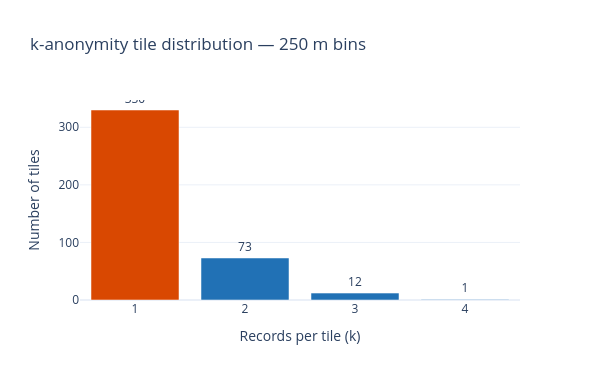

Write notebook code for a chart like this one.
### Markdown cell above
**Figure 15b.** Original incident locations coloured by tile k-anonymity at 250 m resolution.
Red circles are records whose encrypted tile (qxp, qyp) is unique in the dataset (k = 1):
an adversary who can map encrypted tile indices to geographic regions — for example by
submitting test records to the encode API — can locate these individuals precisely by tile
membership alone, without ever decrypting ct_resid. Blue circles share a tile with at
least one other record. At 250 m resolution the majority of tiles are singletons —
inadequate privacy for a stigmatised population.

### Code cell
# Figure 15c — k-anonymity tile-count distribution at 250 m
k_vals_250 = tile_counts_250["k"].clip(upper=10)
k_hist_250 = k_vals_250.value_counts().sort_index()

fig_15c = go.Figure(go.Bar(
    x=[str(k) if k < 10 else "10+" for k in k_hist_250.index],
    y=k_hist_250.values,
    marker_color=["#d94801" if k == 1 else "#2171b5" for k in k_hist_250.index],
    text=k_hist_250.values, textposition="outside",
))
fig_15c.update_layout(
    title="k-anonymity tile distribution — 250 m bins",
    xaxis_title="Records per tile (k)",
    yaxis_title="Number of tiles",
    template="plotly_white", height=380, width=600,
)
fig_15c.show()

### Figure 1 — Plotly figure (JSON) as saved in the notebook; plotly's stock layout.template omitted (floating-point values rounded to 4 significant figures)
{"data": [{"marker": {"color": ["#d94801", "#2171b5", "#2171b5", "#2171b5"]}, "text": [330.0, 73.0, 12.0, 1.0], "textposition": "outside", "type": "bar", "x": ["1", "2", "3", "4"], "y": [330, 73, 12, 1]}], "layout": {"height": 380, "title": {"text": "k-anonymity tile distribution — 250 m bins"}, "width": 600, "xaxis": {"title": {"text": "Records per tile (k)"}}, "yaxis": {"title": {"text": "Number of tiles"}}}}
